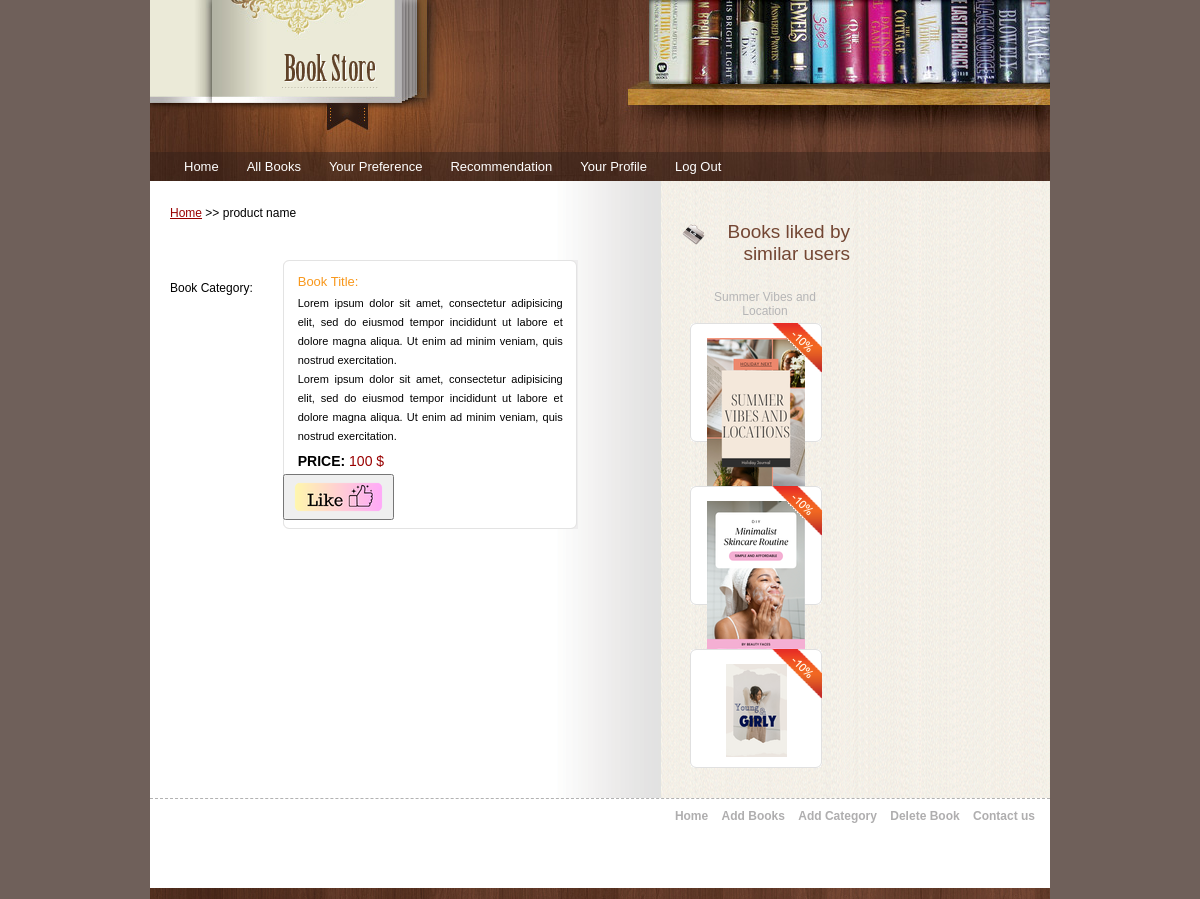
Page /details.php (signed in) on the committed database.
### tables this page shows
CREATE TABLE `books` (
  `book_id` int(11) NOT NULL,
  `category_id` int(11) NOT NULL,
  `image_id` varchar(100) NOT NULL,
  `image-url-s` varchar(100) NOT NULL,
  `booktitle` varchar(100) NOT NULL,
  `categoryname` varchar(100) NOT NULL,
  `book_category_age` varchar(100) DEFAULT NULL,
  `book_category_city` varchar(100) DEFAULT NULL
);

### otherlikes.php (the view)
<?php
$user_id = $_SESSION['user_id'];
$user_query = "SELECT age, city FROM users WHERE user_id = ?";
$user_stmt = mysqli_prepare($conn, $user_query);
mysqli_stmt_bind_param($user_stmt, 'i', $user_id);
mysqli_stmt_execute($user_stmt);
$user_result = mysqli_stmt_get_result($user_stmt);
$user_data = mysqli_fetch_assoc($user_result);
$age = $user_data['age'];
$city = $user_data['city'];
$similar_users_query = "SELECT DISTINCT b.book_id, b.booktitle, b.image_id FROM users u
                        JOIN userlikes ul ON u.user_id = ul.user_id
                        JOIN books b ON ul.book_id = b.book_id
                        WHERE u.age BETWEEN ? AND ? AND u.city = ? AND ul.book_id NOT IN (SELECT book_id FROM userlikes WHERE user_id = ?) LIMIT 5";
$similar_users_stmt = mysqli_prepare($conn, $similar_users_query);
$age_lower = $age - 7;
$age_upper = $age + 7;
mysqli_stmt_bind_param($similar_users_stmt, 'iisi', $age_lower, $age_upper, $city, $user_id);
mysqli_stmt_execute($similar_users_stmt);
$similar_users_result = mysqli_stmt_get_result($similar_users_stmt);
?>
<div class="right_content">
    <div class="right_box">
        <div class="title" align="right"><span class="title_icon"><img src="images/bullet4.gif" alt="" title=""/></span>Books liked by similar users</div>
        <?php if ($similar_users_result && mysqli_num_rows($similar_users_result) > 0): ?>
            <?php while ($book = mysqli_fetch_assoc($similar_users_result)): ?>
                <div class="new_prod_box">
                    <a href="details.php?bid=<?php echo $book['book_id']; ?>"><?php echo $book['booktitle']; ?></a>
                    <div class="new_prod_bg">
                        <span class="new_icon"><img src="images/promo_icon.gif" alt="" title="" class="right"/></span>
                        <a href="details.php?bid=<?php echo $book['book_id']; ?>"><img src="images/book-cover/<?php echo $book['image_id']; ?>" alt="" title="" class="thumb" border="0" /></a>
                    </div>
                </div>
            <?php endwhile; ?>
        <?php else: ?>
            <h4>No book recommendations available from similar users.</h4>
            <p>You are seeing this because you haven't <a href="category.php">liked any books on our collection</a> or there are no users with similar behaviour.</p>
        <?php endif; ?>
    </div>
</div>

### style.css (style rules this page uses)
body { background-color:#6F605A; font-family:Arial, Helvetica, sans-serif; padding:0; font-size:12px; margin:0px auto auto auto; color:#000000; }
a { color:#f8981d; }
.right_content { width:370px; float:left; padding:20px 0 20px 20px; }
.title { color:#734633; padding:0px; float:left; font-size:19px; margin:10px 0 10px 0; }
span.title_icon { float:left; padding:0 5px 0 0; }
img.right { float:right; padding:0 0 0 10px; }
.right_box { width:170px; float:left; padding:10px 0 0 0; }
.new_prod_box { float:left; text-align:center; padding:10px; }
.new_prod_box a { padding:5px 0 5px 0; color:#b5b5b6; text-decoration:none; display:block; }
.new_prod_bg { width:132px; height:119px; text-align:center; background:url(images/new_prod_box.gif) no-repeat center; position:relative; }
.new_icon { position:absolute; top:0px; right:0px; z-index:200; }
img.thumb { padding:10px 0 0 0; }

### rows in the picture
books: booktitle "Summer Vibes and Location", image (picture)
books: image (picture)
books: image (picture)
